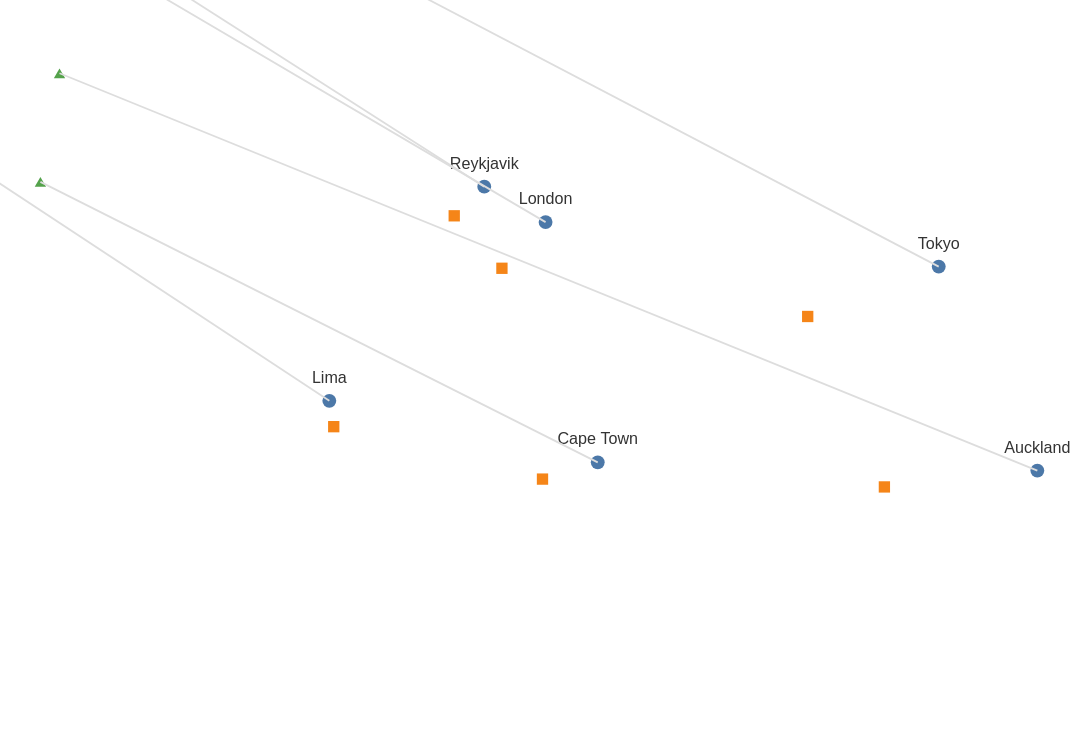

Source (Vega-Lite JSON):
### Vega specification from a JSON file in a GitHub repository (floating-point values rounded to 4 significant figures)
{"$schema": "https://vega.github.io/schema/vega/v6.json", "description": "Cities placed by the geopoint transform, under three projections at once. Covers the transform's default output fields, an explicit 'as' pair, a projection that turns the globe, and a point on the far side of an orthographic one — which projects rather than vanishing, because a projection clips shapes and not points.", "width": 600, "height": 400, "padding": 5, "autosize": "none", "projections": [{"name": "flat", "type": "equirectangular", "scale": 90, "translate": [300, 200]}, {"name": "turned", "type": "mercator", "scale": 70, "rotate": [-20, 0, 0], "center": [0, 15], "translate": [300, 200]}, {"name": "globe", "type": "orthographic", "scale": 120, "rotate": [-10, -20, 0], "translate": "300,200"}], "data": [{"name": "cities", "values": [{"name": "London", "lon": -0.13, "lat": 51.51}, {"name": "Cape Town", "lon": 18.42, "lat": -33.93}, {"name": "Tokyo", "lon": 139.7, "lat": 35.69}, {"name": "Lima", "lon": -77.04, "lat": -12.05}, {"name": "Reykjavik", "lon": -21.94, "lat": 64.13}, {"name": "Auckland", "lon": 174.8, "lat": -36.85}], "transform": [{"type": "geopoint", "projection": "flat", "fields": ["lon", "lat"]}, {"type": "geopoint", "projection": "turned", "fields": ["lon", "lat"], "as": ["tx", "ty"]}, {"type": "geopoint", "projection": "globe", "fields": ["lon", "lat"], "as": ["gx", "gy"]}]}], "marks": [{"type": "symbol", "from": {"data": "cities"}, "encode": {"enter": {"x": {"field": "x"}, "y": {"field": "y"}, "size": {"value": 60}, "fill": {"value": "#4c78a8"}}}}, {"type": "text", "from": {"data": "cities"}, "encode": {"enter": {"x": {"field": "x"}, "y": {"field": "y"}, "dy": {"value": -8}, "align": {"value": "center"}, "baseline": {"value": "bottom"}, "fontSize": {"value": 9}, "text": {"field": "name"}, "fill": {"value": "#333"}}}}, {"type": "symbol", "from": {"data": "cities"}, "encode": {"enter": {"x": {"field": "tx"}, "y": {"field": "ty"}, "size": {"value": 40}, "shape": {"value": "square"}, "fill": {"value": "#f58518"}}}}, {"type": "symbol", "from": {"data": "cities"}, "encode": {"enter": {"x": {"field": "gx"}, "y": {"field": "gy"}, "size": {"value": 40}, "shape": {"value": "triangle-up"}, "fill": {"value": "#54a24b"}}}}, {"type": "rule", "from": {"data": "cities"}, "encode": {"enter": {"x": {"field": "x"}, "y": {"field": "y"}, "x2": {"field": "gx"}, "y2": {"field": "gy"}, "stroke": {"value": "#ddd"}}}}]}
